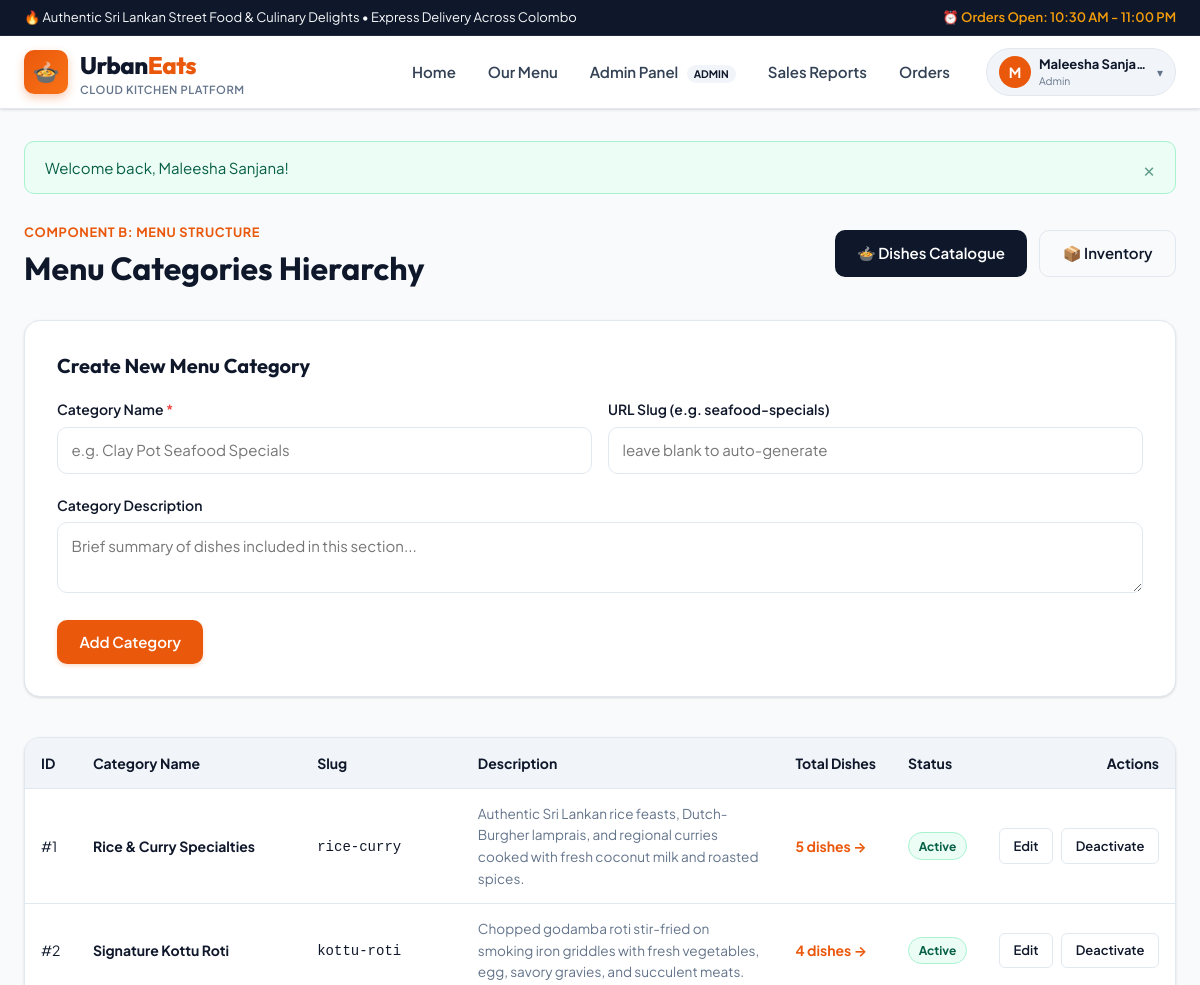
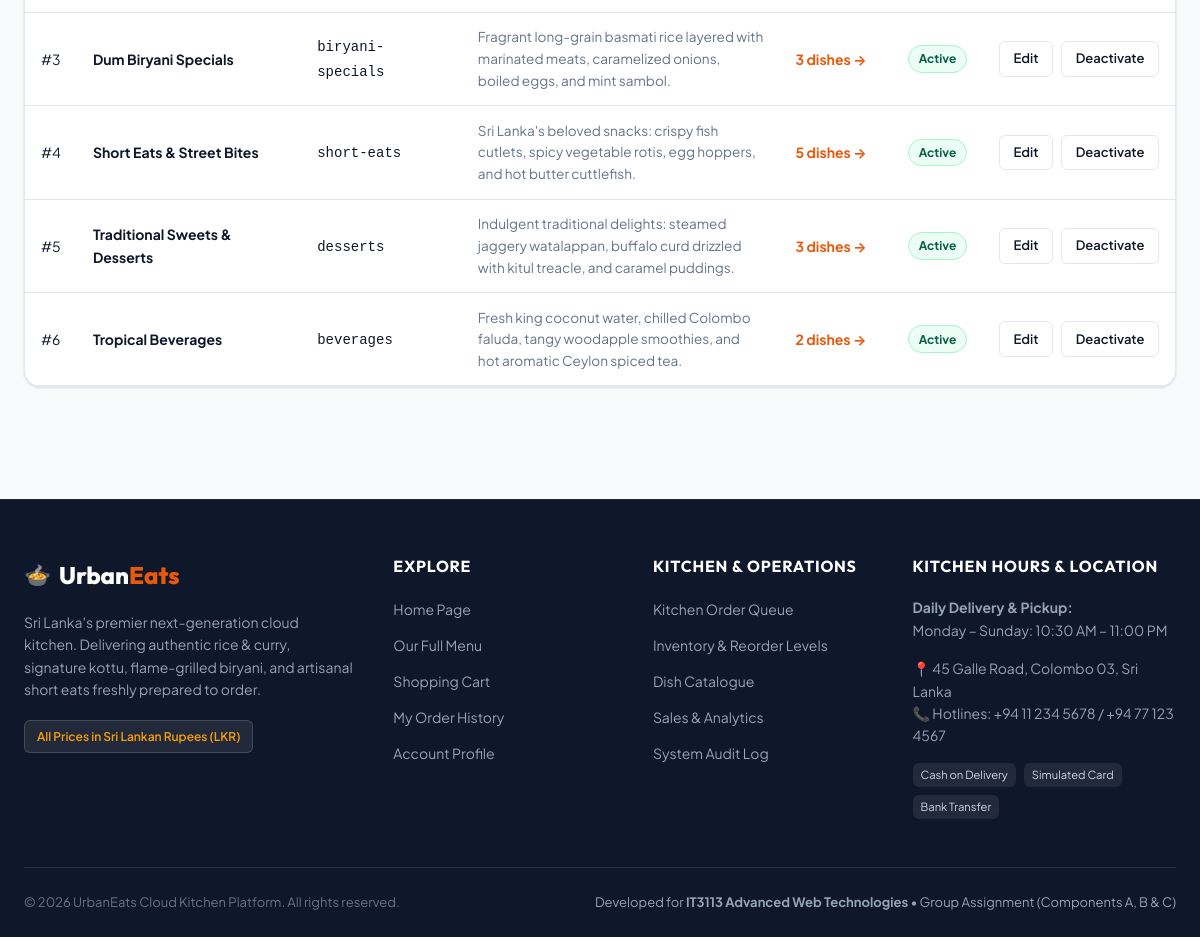
/public/menu/categories.php (signed in), run on the app's committed database (2 pictures, top to bottom).
### tables this page shows
CREATE TABLE `categories` (
  `id` INT UNSIGNED NOT NULL AUTO_INCREMENT,
  `name` VARCHAR(100) NOT NULL,
  `slug` VARCHAR(100) NOT NULL,
  `description` TEXT NULL,
  `is_active` TINYINT(1) NOT NULL DEFAULT 1,
  `created_at` TIMESTAMP NOT NULL DEFAULT CURRENT_TIMESTAMP,
  PRIMARY KEY (`id`),
  UNIQUE KEY `uk_categories_name` (`name`),
  UNIQUE KEY `uk_categories_slug` (`slug`),
  KEY `idx_categories_active` (`is_active`)
);

### public/menu/categories.php (the view, shortened to what this page needs)
<?php
require_once __DIR__ . '/../../includes/header.php';
$pdo = get_db_connection();
$editingCategory = null;
$categoriesSummaryQuery = "
    SELECT c.id, c.name, c.slug, c.description, c.is_active, c.created_at,
           COUNT(d.id) AS dish_count
    FROM categories c
    LEFT JOIN dishes d ON c.id = d.category_id
    GROUP BY c.id
    ORDER BY c.id ASC
";
$categories = $pdo->query($categoriesSummaryQuery)->fetchAll();
?>
<div class="site-container" style="margin-top: 1rem; margin-bottom: 3.5rem;">
    <div style="display: flex; justify-content: space-between; align-items: center; flex-wrap: wrap; gap: 1rem; margin-bottom: 2rem;">
        <div>
            <span style="font-size: 0.8rem; text-transform: uppercase; letter-spacing: 0.05em; color: var(--color-primary); font-weight: 700;">
                Component B: Menu Structure
            </span>
            <h1 style="font-size: 2rem; margin-top: 0.25rem;">Menu Categories Hierarchy</h1>
        </div>
        <div style="display: flex; gap: 0.75rem;">
            <a href="<?= $appBase ?>/menu/manage_dishes.php" class="btn btn-secondary">🍲 Dishes Catalogue</a>
            <a href="<?= $appBase ?>/menu/stock.php" class="btn btn-outline">📦 Inventory</a>
        </div>
    </div>
    <div style="background: white; border: 1px solid var(--border-color); border-radius: var(--radius-lg); padding: 2rem; margin-bottom: 2.5rem; box-shadow: var(--shadow-sm);">
        <h2 style="font-size: 1.25rem; margin-bottom: 1.25rem; color: var(--color-secondary);">
            <?= $editingCategory ? 'Edit Category: ' . e($editingCategory['name']) : 'Create New Menu Category' ?>
        </h2>
        <form action="<?= $appBase ?>/menu/categories.php" method="POST">
            <div class="form-row">
                <div class="form-group">
                    <label for="name" class="form-label">Category Name <span class="required">*</span></label>
                    <input type="text" id="name" name="name" class="form-control" value="<?= e($editingCategory['name'] ?? '') ?>" placeholder="e.g. Clay Pot Seafood Specials" required>
                </div>
                <div class="form-group">
                    <label for="slug" class="form-label">URL Slug (e.g. seafood-specials)</label>
                    <input type="text" id="slug" name="slug" class="form-control" value="<?= e($editingCategory['slug'] ?? '') ?>" placeholder="leave blank to auto-generate">
                </div>
            </div>
            <div class="form-group">
                <label for="description" class="form-label">Category Description</label>
                <textarea id="description" name="description" rows="2" class="form-control" placeholder="Brief summary of dishes included in this section..."><?= e($editingCategory['description'] ?? '') ?></textarea>
            </div>
            <div style="display: flex; gap: 1rem;">
                <button type="submit" class="btn btn-primary">
                    <?= $editingCategory ? 'Update Category' : 'Add Category' ?>
                </button>
            </div>
        </form>
    </div>
    <div class="data-table-container">
        <table class="data-table">
            <thead>
                <tr>
                    <th>ID</th>
                    <th>Category Name</th>
                    <th>Slug</th>
                    <th>Description</th>
                    <th>Total Dishes</th>
                    <th>Status</th>
                    <th style="text-align: right;">Actions</th>
                </tr>
            </thead>
            <tbody>
                <?php foreach ($categories as $cat): ?>
                    <tr>
                        <td>#<?= $cat['id'] ?></td>
                        <td><strong><?= e($cat['name']) ?></strong></td>
                        <td><code><?= e($cat['slug']) ?></code></td>
                        <td style="max-width: 340px; font-size: 0.85rem; color: var(--text-muted);"><?= e($cat['description']) ?></td>
                        <td>
                            <a href="<?= $appBase ?>/menu/list.php?category=<?= urlencode($cat['slug']) ?>" style="font-weight: 700;">
                                <?= (int)$cat['dish_count'] ?> dishes &rarr;
                            </a>
                        </td>
                        <td>
                            <?php if ((int)$cat['is_active'] === 1): ?>
                                <span class="badge badge-active">Active</span>
                            <?php else: ?>
                                <span class="badge badge-inactive">Inactive</span>
                            <?php endif; ?>
                        </td>
                        <td style="text-align: right;">
                            <div style="display: inline-flex; gap: 0.5rem; align-items: center;">
                                <a href="<?= $appBase ?>/menu/categories.php?edit_id=<?= $cat['id'] ?>" class="btn btn-outline-sm">Edit</a>
                                <form action="<?= $appBase ?>/menu/categories.php" method="POST" style="margin: 0;">
                                    <?php if ((int)$cat['is_active'] === 1): ?>
                                        <button type="submit" class="btn btn-outline-sm text-danger" onclick="return confirm('Deactivate category \'<?= e($cat['name']) ?>\'?');">Deactivate</button>
                                    <?php else: ?>
                                        <button type="submit" class="btn btn-primary-sm" style="background: var(--color-success);">Activate</button>
                                    <?php endif; ?>
                                </form>
                            </div>
                        </td>
                    </tr>
                <?php endforeach; ?>
            </tbody>
        </table>
    </div>
</div>
<?php require_once __DIR__ . '/../../includes/footer.php'; ?>

### data on the page
categories: id "1", name "Rice & Curry Specialties", slug "rice-curry", description "Authentic Sri Lankan rice feasts, Dutch-Burgher lamprais, and regional curries cooked with fresh coconut milk and roasted spices.", dish_count "5", is_active "Active"
categories: id "2", name "Signature Kottu Roti", slug "kottu-roti", description "Chopped godamba roti stir-fried on smoking iron griddles with fresh vegetables, egg, savory gravies, and succulent meats.", dish_count "4", is_active "Active"
categories: id "3", name "Dum Biryani Specials", slug "biryani-specials", description "Fragrant long-grain basmati rice layered with marinated meats, caramelized onions, boiled eggs, and mint sambol.", dish_count "3", is_active "Active"
categories: id "4", name "Short Eats & Street Bites", slug "short-eats", description "Sri Lanka's beloved snacks: crispy fish cutlets, spicy vegetable rotis, egg hoppers, and hot butter cuttlefish.", dish_count "5", is_active "Active"
categories: id "5", name "Traditional Sweets & Desserts", slug "desserts", description "Indulgent traditional delights: steamed jaggery watalappan, buffalo curd drizzled with kitul treacle, and caramel puddings.", dish_count "3", is_active "Active"
categories: id "6", name "Tropical Beverages", slug "beverages", description "Fresh king coconut water, chilled Colombo faluda, tangy woodapple smoothies, and hot aromatic Ceylon spiced tea.", dish_count "2", is_active "Active"

### other printed values
substr($currentUser['name'] ?? 'U', 0, 1) "M"
$currentUser['name'] "Maleesha Sanja…"
str_replace('_', ' ', $currentUser['role_name'] ?? '') "Admin"
$msg "Welcome back, Maleesha Sanjana!"
